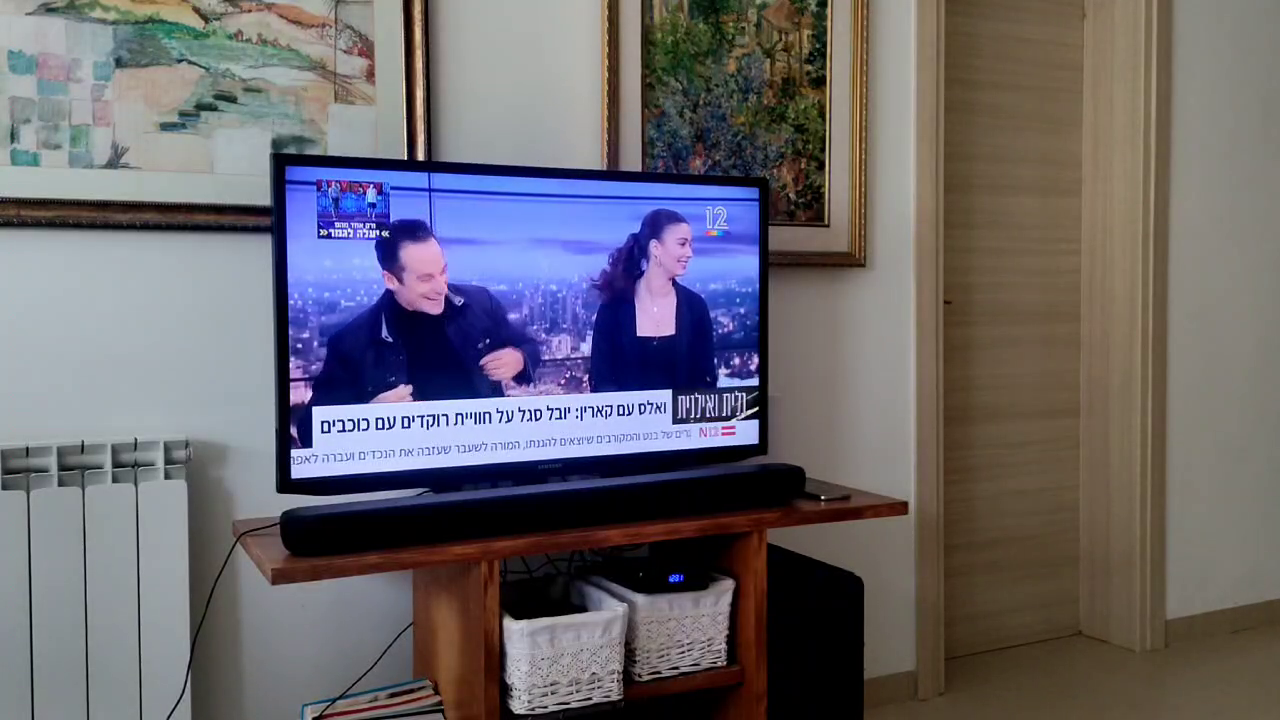
#> input picture samples/test_diff/ch12_f1.png, 1280 x 720 px
$ jupyter execute --allow-errors adMatay.ipynb   (shell and % lines are left out)   (older library calls are emulated)
#> lines starting #> are read from the running program, lines starting #| are printed output that depends on the picture; after the words box and inside, x2 and y2 are one past the last pixel; in counts of white or black regions, pixels touching at a corner belong together; long printed decimals are rounded
[cell 1]
import os
import time
import timeit

import cv2
import imutils
import numpy as np
from PIL import Image, ImageChops
import matplotlib.pyplot as plt
from skimage.metrics import structural_similarity
import random as rng
import inspect

[cell 2]
def display(img,cmap='gray'):
    fig = plt.figure(figsize=(12,10))
    ax = fig.add_subplot(111)
    ax.title.set_text(retrieve_name(img))
    ax.imshow(img,cmap='gray')


def retrieve_name(var):
        """
        Gets the name of var. Does it from the out most frame inner-wards.
        :param var: variable to get name from.
        :return: string
        """
        for fi in reversed(inspect.stack()):
            names = [var_name for var_name, var_val in fi.frame.f_locals.items() if var_val is var]
            if len(names) > 0:
                return names[0]

[cell 3]
# [17 lines left out: function get_intersect, not called in this run]

[cell 4]
class adMatay:
    room_frame1 = r'samples/test_diff/ch12_f1.png' #image file path
    room_frame2 = r'samples/test_diff/ch12_f2.png' #image file path
    mask_np_array=None # numpy array
    mask_contours=None # ndarray
    mask_img=None # cv2

    top_right_intersection=None
    top_left_intersection=None
    bottom_right_intersection=None
    bottom_left_intersection=None


    def get_corners(self, np_image):
        # Find the top, bottom, left , and right.
        # Then make sure they are in tuple format
        top1    = tuple(np_image[np_image[:, :, 1].argmin()][0])
        top2    =tuple(np_image[np_image[:, :, 1].argmin()][1])

        bottom1 = tuple(np_image[np_image[:, :, 1].argmax()][0])
        bottom2 = tuple(np_image[np_image[:, :, 1].argmax()][1])

        left1   = tuple(np_image[np_image[:, :, 0].argmin()][0])
        left2   = tuple(np_image[np_image[:, :, 0].argmin()][1])

        right1  = tuple(np_image[np_image[:, :, 0].argmax()][0])
        right2  = tuple(np_image[np_image[:, :, 0].argmax()][1])

        self.top_right_intersection=get_intersect(top1,top2,right1,right2)
        self.top_left_intersection=get_intersect(top1,top2,left1,left2)
        self.bottom_right_intersection=get_intersect(bottom,bottom2,right1,right2)
        self.bottom_left_intersection=get_intersect(bottom,bottom2,left1,left2)
        return


    # take 2 frames and returns a mask of the diff
    def get_diff_frames(self):
        frame1 = cv2.imread(self.room_frame1)
#> frame1 is the input picture: shape (720, 1280, 3); mean B, G, R 109, 102.6, 106.4
        frame2 = cv2.imread(self.room_frame2)
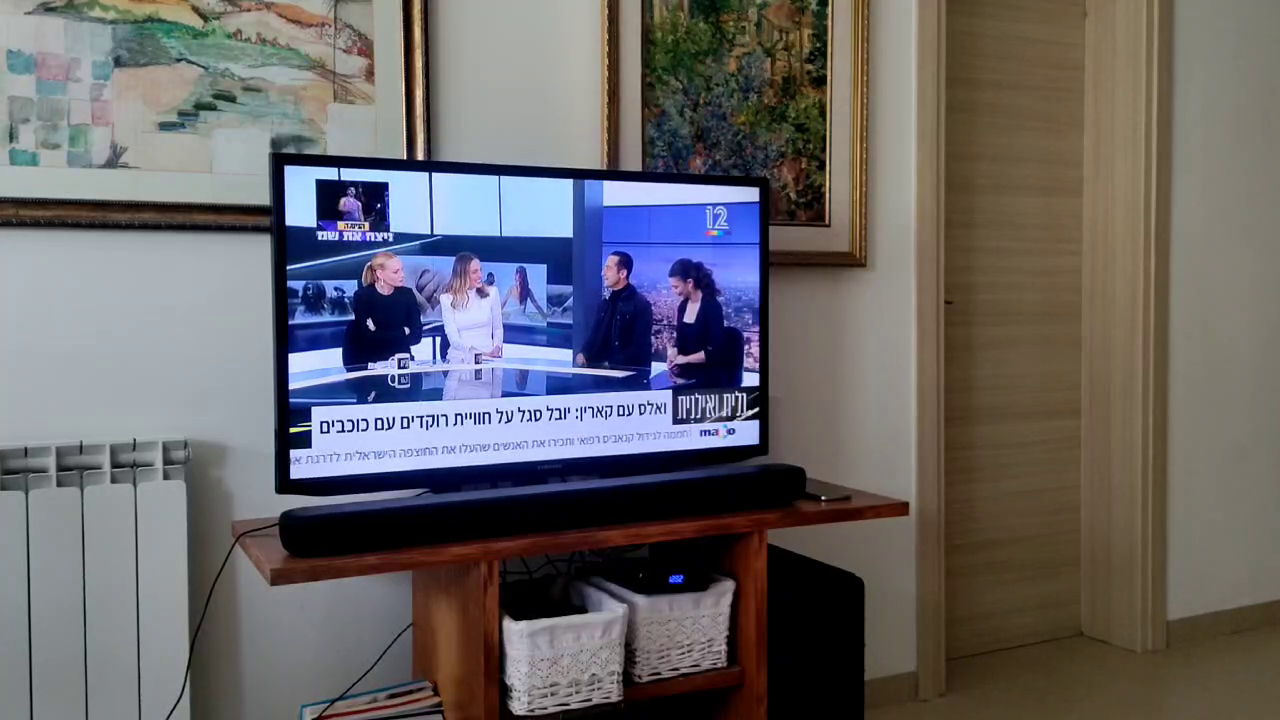
#> input picture samples/test_diff/ch12_f2.png, 1280 x 720 px
#> frame2 is the input picture: shape (720, 1280, 3); mean B, G, R 104.3, 101.7, 104.6
        # Convert images to grayscale
        before_gray = cv2.cvtColor(frame1, cv2.COLOR_BGR2GRAY)
        after_gray = cv2.cvtColor(frame2, cv2.COLOR_BGR2GRAY)

        # Compute SSIM between two images
        (score, diff) = structural_similarity(before_gray, after_gray, full=True, gaussian_weights=True, sigma=2.5, use_sample_covariance=False, data_range=255)
#> score = 0.827
        print("Image similarity", score)
#| Image similarity 0.8268


        # The diff image contains the actual image differences between the two images
        # and is represented as a floating point data type in the range [0,1]
        # so we must convert the array to 8-bit unsigned integers in the range
        # [0,255] before we can use it with OpenCV
        diff = (diff * 255).astype("uint8")

        # Threshold the difference image, followed by finding contours to
        # obtain the regions of the two input images that differ
        thresh = cv2.threshold(diff, 0, 255, cv2.THRESH_BINARY_INV | cv2.THRESH_OTSU)[1]
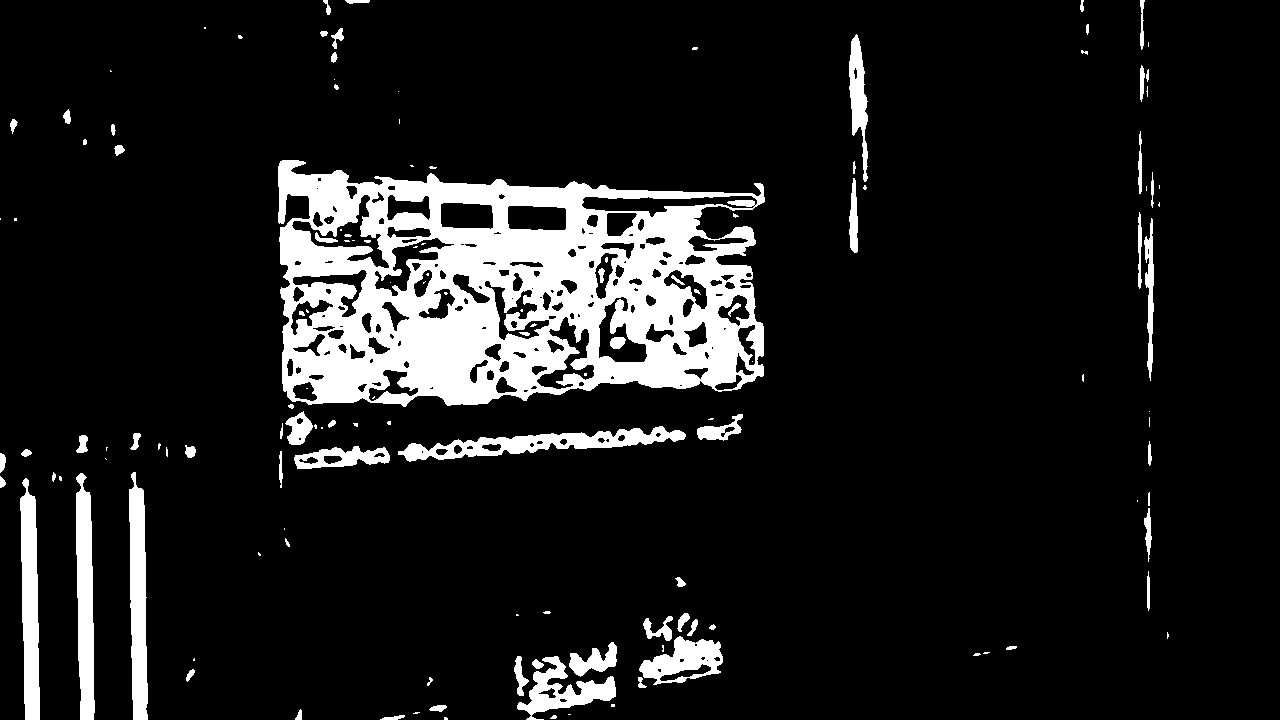
#> thresh: shape (720, 1280); 11.2% white; 139 white regions (65 under 20 px)
        contours = cv2.findContours(thresh.copy(), cv2.RETR_EXTERNAL, cv2.CHAIN_APPROX_SIMPLE)
#> contours = 111 contours, 59 with area under 20; largest, box (x1, y1, x2, y2) and area: (278, 160, 765, 407) 97102, (398, 426, 686, 462) 3812, (129, 472, 148, 720) 3350, (76, 473, 95, 720) 3330, (20, 478, 40, 720) 3310

        cnts=contours
#> cnts has the same summary as contours
        contours = contours[0] if len(contours) == 2 else contours[1]
        mask = np.zeros(frame1.shape, dtype='uint8')
        print(type(mask))
#| <class 'numpy.ndarray'>
        self.mask_contours=contours.copy()
#> self.mask_contours has the same summary as contours
        frame_roi_cv2 = np.array(mask)
        frame_roi_cv2 = frame_roi_cv2[:, :, ::-1].copy()
        self.mask_img=frame_roi_cv2
        self.mask_np_array=mask.copy()

        c = max(contours, key = cv2.contourArea)
#> c = contour of 607 points, box (x1, y1, x2, y2) (278, 160, 765, 407), area 97102
        x,y,w,h = cv2.boundingRect(c)
#> x = 278; y = 160; w = 487; h = 247
        print(x,y,w,h)
#| 278 160 487 247
        cv2.drawContours(mask, [c], 0, (0,255,10), -1)
        #cv2.rectangle(mask,(x,y),(x+w,y+h),(155,0,155),1)

#         display(frame1)
#         display(frame2)
        display(mask)
#> the loop in retrieve_name, `for fi in reversed(inspect.stack()):` made 8 passes

        self.get_corners(mask)
#> in get_corners, `top1    = tuple(np_image[np_image[:, :, 1].argmin()][0])`: top1 = (0, 0, 0)
        cv2.circle(img=mask, center = top_right_intersection, radius =5, color =(100,100,100), thickness=-1)
        cv2.circle(img=mask, center = top_left_intersection, radius =5, color =(100,100,100), thickness=-1)
        cv2.circle(img=mask, center = bottom_right_intersection, radius =5, color =(100,100,100), thickness=-1)
        cv2.circle(img=mask, center = bottom_left_intersection, radius =5, color =(100,100,100), thickness=-1)


    ## above works

        mask2=mask.copy()

        # Getting the biggest contour
        if len(contours) != 0:
            # draw in blue the contours that were founded
            cv2.drawContours(mask2, contours, -1, 255, 2)

            # find the biggest countour (c) by the area
            c = max(contours, key = cv2.contourArea)
            x2,y2,w2,h2 = cv2.boundingRect(c)

        cv2.circle(img=mask2, center = (x2,y2), radius =5, color =(100,0,100), thickness=-1)
#         cv2.putText(mask2,"1",(x,y),cv2.FONT_HERSHEY_COMPLEX,3,(250,250,10),2)

        cv2.circle(img=mask2, center = (x2+w2,y2+h2), radius =5, color =(255,0,100), thickness=-1)
#         cv2.putText(mask2,"2",(x+w,y+h),cv2.FONT_HERSHEY_COMPLEX,3,(250,250,10),2)

        cv2.circle(img=mask2, center = (x2+w2,y2), radius =5, color =(255,0,100), thickness=-1)
#         cv2.putText(mask2,"3",(x+w,y),cv2.FONT_HERSHEY_COMPLEX,3,(250,250,10),2)

        cv2.circle(img=mask2, center = (x2, y2+h2), radius =5, color =(255,0,100), thickness=-1)
#         cv2.putText(mask2,"4",(x,y+h),cv2.FONT_HERSHEY_COMPLEX,3,(250,250,10),2)
        display(mask2)


        # Draw contours + hull results
        drawing = np.zeros((mask.shape[0], mask.shape[1], 3), dtype=np.uint8)
        for i in range(len(contours)):
            color = (rng.randint(0,256), rng.randint(0,256), rng.randint(0,256))
            cv2.drawContours(drawing, contours, i, color)
        # Show in a window
        display(drawing)

#####

        cv2.circle(img=mask, center = (x,y), radius =5, color =(100,0,100), thickness=-1)
        cv2.putText(mask,"1",(x,y),cv2.FONT_HERSHEY_COMPLEX,3,(250,250,10),2)

        cv2.circle(img=mask, center = (x+w,y+h), radius =5, color =(255,0,100), thickness=-1)
        cv2.putText(mask,"2",(x+w,y+h),cv2.FONT_HERSHEY_COMPLEX,3,(250,250,10),2)

        cv2.circle(img=mask, center = (x+w,y), radius =5, color =(255,0,100), thickness=-1)
        cv2.putText(mask,"3",(x+w,y),cv2.FONT_HERSHEY_COMPLEX,3,(250,250,10),2)

        cv2.circle(img=mask, center = (x, y+h), radius =5, color =(255,0,100), thickness=-1)
        cv2.putText(mask,"4",(x,y+h),cv2.FONT_HERSHEY_COMPLEX,3,(250,250,10),2)
        display(mask)
        plt.imshow(mask)

        print(x,y)
        print(x+w,y+h)
        print(x+w,y)
        print(x,y+h)


    def get_tv_corners(self):
        pass

    tv_corner_top_right=0
    tv_corner_top_left=0
    tv_corner_bottom_left=0
    tv_corner_bottom_right=0

    def affine_trans(self):
        pass

    tv_top_strip=0
    tv_top_right_corner=0
    tv_top_left_corner=0

    currently_commercial=0

    # get 2 extreme points of each axis,
    # makes a line segment out of them,
    # finds the intersection of each 2 neghibors as a corner

[cell 5]
test= adMatay()
#> (the rest of this cell did not finish here and is left out)

[cell 6]
def segment(frame, threshold=25):

    # Calculates the Absolute Differentce between the backgroud and the passed in frame
#     diff = cv2.absdiff(background.astype("uint8"), frame)

    # Apply a threshold to the image so we can grab the foreground
    # We only need the threshold, so we will throw away the first item in the tuple with an underscore _
#     _ , thresholded = cv2.threshold(diff, threshold, 255, cv2.THRESH_BINARY)

    # Grab the external contours form the image
    # Again, only grabbing what we need here and throwing away the rest
    #image, contours, hierarchy = cv2.findContours(thresholded.copy(), cv2.RETR_EXTERNAL, cv2.CHAIN_APPROX_SIMPLE)
    contours=test.mask_contours

    # If length of contours list is 0, then we didn't grab any contours!
    if len(contours) == 0:
        return None
    else:
        # Given the way we are using the program, the largest external contour should be the hand (largest by area)
        # This will be our segment
        hand_segment = max(contours, key=cv2.contourArea)

        # Return both the hand segment and the thresholded hand image
        return hand_segment

[cell 7]
# [75 lines left out: function count_fingers, not called in this run]

[cell 8]
from sklearn.metrics import pairwise


accumulated_weight = 0.5


# Manually set up our ROI for grabbing the hand.
# Feel free to change these. I just chose the top right corner for filming.
roi_top = 20
roi_bottom = test.mask_img.shape[0]
#> roi_bottom = 720
roi_right = 0
roi_left = test.mask_img.shape[1]
#> roi_left = 1280


# segment the hand region
hand = segment(test.mask_img)
#> in segment, `hand_segment = max(contours, key=cv2.contourArea)`: hand_segment has the same summary as c in get_diff_frames
#> hand has the same summary as c in get_diff_frames
#> test.mask_img: shape (720, 1280, 3); every value is 0
# First check if we were able to actually detect a hand
frame_copy=test.mask_img.copy()
if hand is not None:

    # unpack
    thresholded = test.mask_img.copy()
    hand_segment = hand
#> hand_segment has the same summary as c in get_diff_frames

    # Draw contours around hand segment
    cv2.drawContours(thresholded, [hand_segment + (roi_right, roi_top)], -1, (255, 0, 0),2)
#> thresholded: shape (720, 1280, 3); mean of channels 0, 1, 2 1.7, 0, 0

    # Count the fingers
#     fingers = count_fingers(thresholded, segment(thresholded))

    # Display count
#     cv2.putText(frame_copy, str(fingers), (70, 45), cv2.FONT_HERSHEY_SIMPLEX, 1, (0,0,255), 2)

    # Also display the thresholded image
    display(thresholded)
#> the loop in retrieve_name (call 2), `for fi in reversed(inspect.stack()):` made 7 passes
    cv2.imwrite('process_results/thresholded.png', thresholded)

[cell 9]
# threshold image
img=cv2.imread('process_results/thresholded.png',0)
#> img: shape (720, 1280); values 0 (black) and 29 (white), 0.68% white; 1 white region, box (x1, y1, x2, y2) and area: (277, 179, 766, 428) 6293
display(img)
# threshold image
ret,thresh = cv2.threshold(img,0,255,0)
display(thresh)
# dilate thresholded image - merges top/bottom
kernel = np.ones((3,3), np.uint8)
dilated = cv2.dilate(thresh, kernel, iterations=3)
#> dilated: shape (720, 1280); 2% white; 1 white region
#cv2.imshow('threshold dilated',dilated)
display(dilated)

# find contours
contours = cv2.findContours(thresh, cv2.RETR_EXTERNAL, cv2.CHAIN_APPROX_SIMPLE)[0]
#> contours = 1 contour; box (x1, y1, x2, y2) and area: (277, 179, 766, 428) 99854
contours = contours[0] if imutils.is_cv2() else contours[1]
#> contours = contour of 497 points, box (x1, y1, x2, y2) (277, 179, 766, 428), area 99854
# contours_ = contours[0] if imutils.is_cv2() else contours[1]

# cv2.drawContours(img, contours, 0, (255,255,255), 3)
print ("contours:",len(contours))
#| contours: 497
print ("largest contour has ",len(contours),"points")
#| largest contour has  497 points

gray_image = cv2.convertScaleAbs(thresh)
# simplify contours
# epsilon = 0.1*cv2.arcLength(gray_image,True)
# approx = cv2.approxPolyDP(contours,epsilon,True)
simplified=img.copy()
# cv2.drawContours(simplified, [approx], 0, (255,255,255), 2)
# print ("simplified contour has",len(approx),"points ", epsilon)

for c in contours:
    peri = cv2.arcLength(c, True)
    approx = cv2.approxPolyDP(c, 0.02 * peri, True)
    cv2.drawContours(simplified, [approx], 0, (255,255,255), 2)
#> this loop made 497 passes
#> approx on passes 1 to 3: [[281, 179]], [[278, 182]], [[278, 184]]
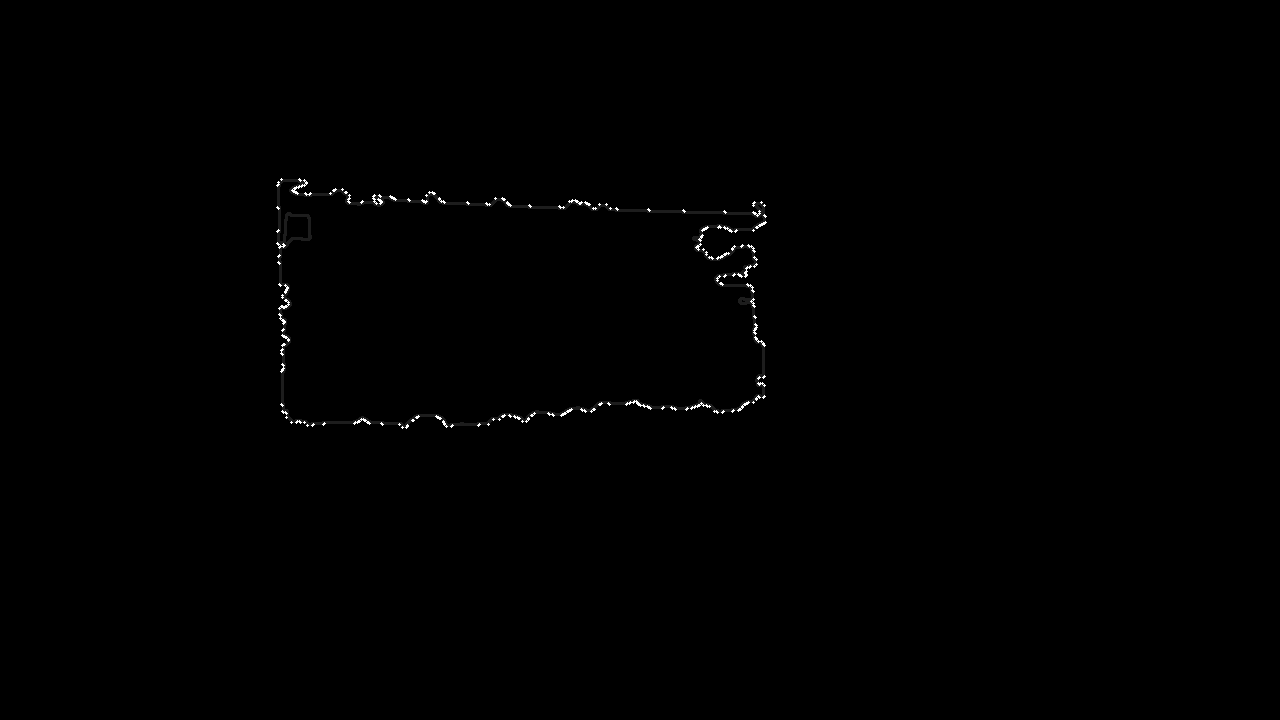
#> simplified: shape (720, 1280); min 0, max 255, mean 0.7

display(simplified)

[cell 10]
# [5 lines left out: function totuple, not called in this run]

[cell 11]
contours=test.mask_contours
#> contours = 111 contours, 59 with area under 20; largest, box (x1, y1, x2, y2) and area: (278, 160, 765, 407) 97102, (398, 426, 686, 462) 3812, (129, 472, 148, 720) 3350, (76, 473, 95, 720) 3330, (20, 478, 40, 720) 3310
img=test.mask_img.copy()
hull = cv2.convexHull(contours[0])
#> hull = [[446, 717], [447, 718], [447, 719], [444, 719], [444, 717]]
cv2.drawContours(img, [hull], 0, (100,0,100), 3)
#> img: shape (720, 1280, 3)
display(img)
epsilon = 0.1*cv2.arcLength(contours[0],True)
#> epsilon = 0.941
approx = cv2.approxPolyDP(contours[0],epsilon,True)
#> approx = [[444, 717], [444, 719], [447, 719], [446, 717]]
cv2.drawContours(img, [approx], 0, (255,255,255), 3)
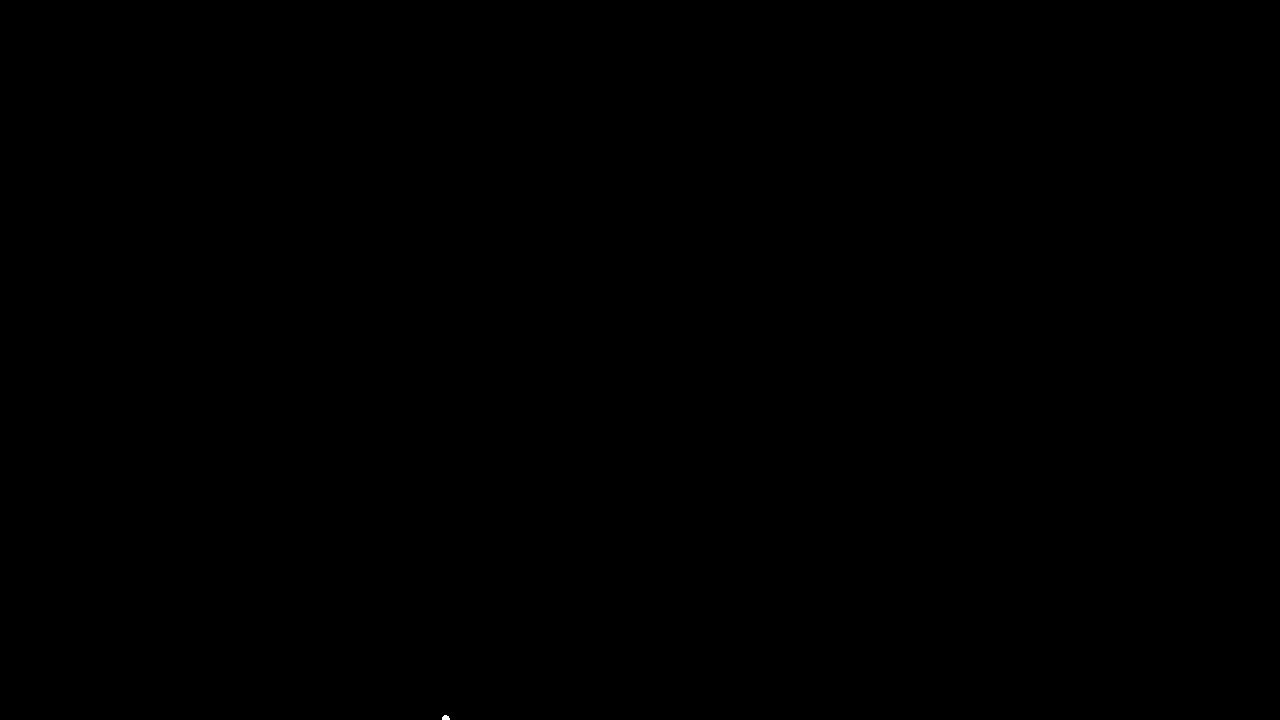
#> img: shape (720, 1280, 3); 0% white; 1 white region, box (x1, y1, x2, y2) and area: (442, 715, 450, 720) 32
display(img)
print(approx, epsilon)
#| [[[444 717]]
#|  [[444 719]]
#|  [[447 719]]
#|  [[446 717]]] 0.9414
print ("simplified contour has",len(approx),"points")
#| simplified contour has 4 points
# display output
cv2.circle(img, center =(444, 717), radius =10,  color =(100,100,100), thickness=-1)
#> img: shape (720, 1280, 3); values 0 (black) and 100 (white), 0.02% white; 1 white region, box (x1, y1, x2, y2) and area: (434, 707, 455, 720) 207
# cv2.putText(mask,"1",(x,y),cv2.FONT_HERSHEY_COMPLEX,3,(250,250,10),2)

cv2.circle(img,(444, 719), radius =10, color =(100,100,100), thickness=-1)
#> img: shape (720, 1280, 3); values 0 (black) and 100 (white), 0.02% white; 1 white region, box (x1, y1, x2, y2) and area: (434, 707, 455, 720) 209
# cv2.putText(mask,"2",(x+w,y+h),cv2.FONT_HERSHEY_COMPLEX,3,(250,250,10),2)

cv2.circle(img, (447, 719), radius =10,  color =(100,100,100), thickness=-1)
#> img: shape (720, 1280, 3); values 0 (black) and 100 (white), 0.02% white; 1 white region, box (x1, y1, x2, y2) and area: (434, 707, 458, 720) 230
# cv2.putText(mask,"3",(x+w,y),cv2.FONT_HERSHEY_COMPLEX,3,(250,250,10),2)

cv2.circle(img, (446, 717), radius =10, color =(100,100,100), thickness=-1)
#> img: shape (720, 1280, 3); values 0 (black) and 100 (white), 0.03% white; 1 white region, box (x1, y1, x2, y2) and area: (434, 707, 458, 720) 238


print(hull)
#| [[[446 717]]
#|  [[447 718]]
#|  [[447 719]]
#|  [[444 719]]
#|  [[444 717]]]
